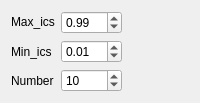
             <widget class="QWidget" name="to_ica">
              <layout class="QGridLayout" name="gridLayout_6">
               <item row="0" column="0">
                <widget class="QLabel" name="label_n_ic">
                 <property name="sizePolicy">
                  <sizepolicy hsizetype="Fixed" vsizetype="Fixed">
                   <horstretch>0</horstretch>
                   <verstretch>0</verstretch>
                  </sizepolicy>
                 </property>
                 <property name="text">
                  <string>Max_ics</string>
                 </property>
                </widget>
               </item>
               <item row="2" column="0">
                <widget class="QLabel" name="label_37">
                 <property name="text">
                  <string>Number</string>
                 </property>
                </widget>
               </item>
               <item row="2" column="1">
                <widget class="QSpinBox" name="spinBox_icnum">
                 <property name="maximum">
                  <number>10000</number>
                 </property>
                 <property name="singleStep">
                  <number>5</number>
                 </property>
                 <property name="value">
                  <number>10</number>
                 </property>
                </widget>
               </item>
               <item row="1" column="0">
                <widget class="QLabel" name="label_9">
                 <property name="text">
                  <string>Min_ics</string>
                 </property>
                </widget>
               </item>
               <item row="0" column="2">
                <spacer name="horizontalSpacer_15">
                 <property name="orientation">
                  <enum>Qt::Horizontal</enum>
                 </property>
                 <property name="sizeHint" stdset="0">
                  <size>
                   <width>40</width>
                   <height>20</height>
                  </size>
                 </property>
                </spacer>
               </item>
               <item row="0" column="1">
                <widget class="QDoubleSpinBox" name="doubleSpinBox_ica_maxics">
                 <property name="maximum">
                  <double>1.000000000000000</double>
                 </property>
                 <property name="singleStep">
                  <double>0.100000000000000</double>
                 </property>
                 <property name="value">
                  <double>0.990000000000000</double>
                 </property>
                </widget>
               </item>
               <item row="1" column="1">
                <widget class="QDoubleSpinBox" name="doubleSpinBox_ica_minics">
                 <property name="maximum">
                  <double>1.000000000000000</double>
                 </property>
                 <property name="singleStep">
                  <double>0.100000000000000</double>
                 </property>
                 <property name="value">
                  <double>0.010000000000000</double>
                 </property>
                </widget>
               </item>
              </layout>
             </widget>
